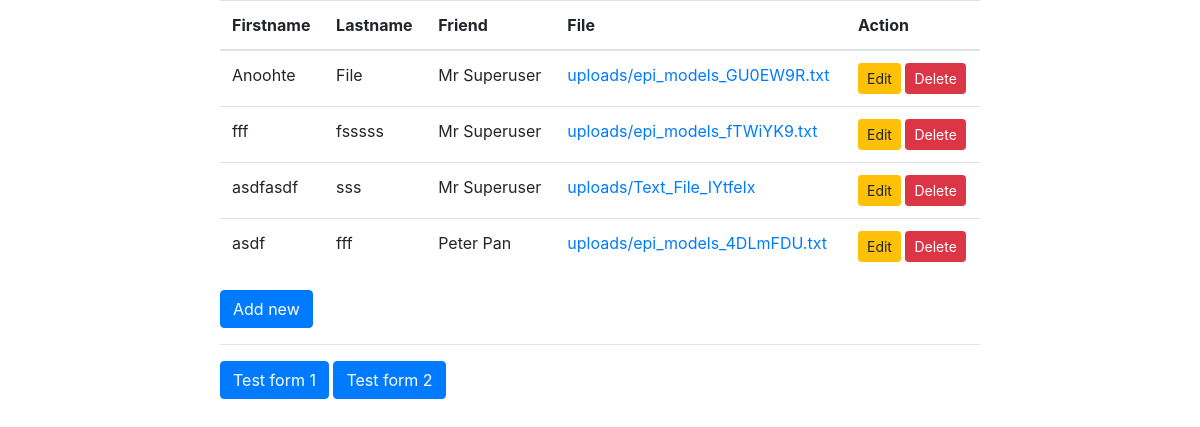
The app's page /crudapp/ (signed in), older data.
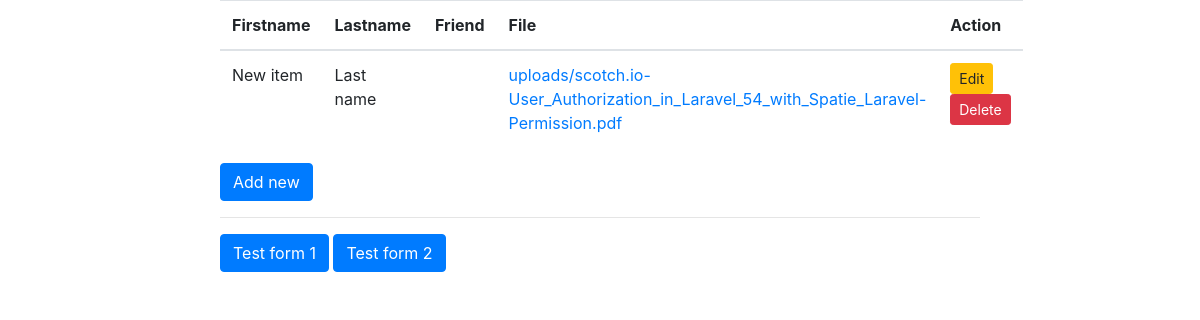
The same page, newer data.
### crudapp/models.py (models this page shows, shortened)
class Member(models.Model):
    firstname = models.CharField(max_length=40)
    lastname = models.CharField(max_length=40)
    friendname = models.ForeignKey(settings.AUTH_USER_MODEL, on_delete=models.CASCADE)
    file = models.FileField(upload_to='uploads/', blank=True) # File is automatically uploaded to MEDIA_ROOT/uploads/

class User(AbstractUser):
    birth_date = models.DateField(null=True, blank=True)

### crudapp/views.py (the view)
# urls.py: path('', views.index, name='index'),
@login_required
def index(request):
    members = Member.objects.all()
    context = {'members': members}
    return render(request, 'crudapp/index.html', context)

### crudapp/templates/crudapp/index.html
{% extends 'crudapp/base_generic.html' %}
{% block content %}
<div class="container">
	<table class="table">
		<thead>
			<tr>
			<th>Firstname</th>
			<th>Lastname</th>
			<th>Friend</th>
			<th>File</th>
			<th>Action</th>
			</tr>
		</thead>
		<tbody>
			{% for member in members %}
			<tr>
				<td>{{ member.firstname }}</td>
				<td>{{ member.lastname }}</td>
				<td>{{ member.friendname.get_full_name }}</td>
				<td><a href="{{ MEDIA_URL }}{{ member.file }}">{{ member.file }}</a></td>
				<td>
					<a href="edit/{{ member.id }}" class="btn btn-warning btn-sm" role="button">Edit</a>
					<a href="delete/{{ member.id }}" class="btn btn-danger btn-sm" role="button">Delete</a>
				</td>
			</tr>
			{% endfor %}
		</tbody>
	</table>
	<a href="{% url 'create' %}" class="btn btn-primary" role="button">Add new</a>
	<hr>
	<a href="{% url 'testform-01' %}" class="btn btn-primary" role="button">Test form 1</a>
	<a href="{% url 'testform-02' %}" class="btn btn-primary" role="button">Test form 2</a>
</div>
{% endblock %}

### crudapp/templates/crudapp/base_generic.html (shortened to what this page needs)
<!DOCTYPE html>
<html>
<head>
<link rel="stylesheet" href="https://stackpath.bootstrapcdn.com/bootstrap/4.1.3/css/bootstrap.min.css">
{% load static %}
<link rel="stylesheet" href="{% static 'crudapp/css/styles.css' %}">
</head>
<body>
	<div class="row">
		<div class="col-sm-2">
		</div>
		<div class="col-sm-8">
			{% block content %}
			{% endblock %}
		</div>
		<div class="col-sm-2">
		</div>
	</div>
</body>
</html>

Row changes from the older to the newer data that the page shows:
removed Member: firstname "Anoohte", lastname "File", friendname.get_full_name "Mr Superuser", file "uploads/epi_models_GU0EW9R.txt"
removed Member: firstname "fff", lastname "fsssss", friendname.get_full_name "Mr Superuser", file "uploads/epi_models_fTWiYK9.txt"
removed Member: firstname "asdfasdf", lastname "sss", friendname.get_full_name "Mr Superuser", file "uploads/Text_File_IYtfeIx"
removed Member: firstname "asdf", lastname "fff", friendname.get_full_name "Peter Pan", file "uploads/epi_models_4DLmFDU.txt"
added Member: firstname "New item", lastname "Last name", file "uploads/scotch.io-User_Authorization_in_Laravel_54_with_Spatie_Laravel-Permission.pdf"
